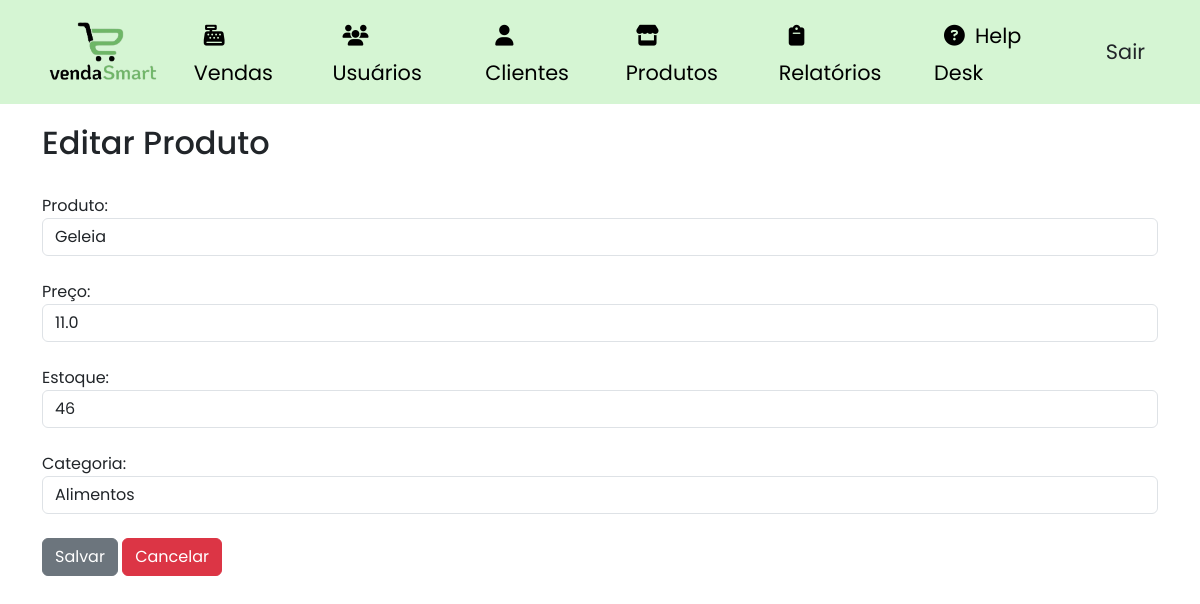
The page /editar-produto/1 (signed in) on the database as committed earlier.
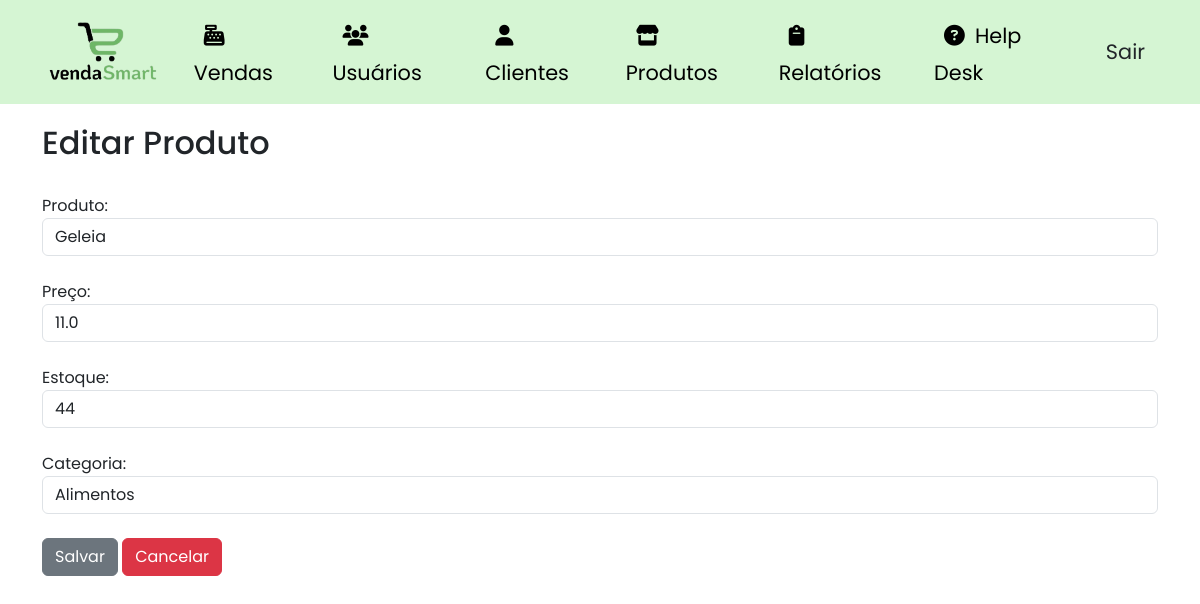
The same page on the database as committed later.
### site_atividade/models/__init__.py (models this page shows, shortened)
class Produtos(database.Model):
    id_produtos = database.Column(database.Integer, primary_key=True)
    produto = database.Column(database.String, nullable=False)
    marca = database.Column(database.String, nullable=False)
    preco_aquisicao = database.Column(database.Float, nullable=False)
    preco = database.Column(database.Float, nullable=False)
    estoque = database.Column(database.Integer, nullable=False)
    margem_lucro = database.Column(database.Float, nullable=True)
    categoria_fk = database.Column(database.Integer, database.ForeignKey('categoria.id_categoria'), nullable=False)
    itens_venda = database.relationship('ItemVenda', backref='produto')

class Categoria(database.Model):
    id_categoria = database.Column(database.Integer, primary_key=True)
    categoria = database.Column(database.String, nullable=False)
    produtos = database.relationship('Produtos', backref='categoria', lazy=True)

### site_atividade/routers/__init__.py (the view, shortened to what this page needs)
@app.route("/editar-produto/<int:id>", methods=['GET', 'POST'])
@login_required
def editar_produto(id):
    produto = Produtos.query.get(id)
    categorias = Categoria.query.all()
    return render_template('editar_produto.html', produto=produto, categorias=categorias)

### site_atividade/models/__init__.py (called while the page is built)
@login_manager.user_loader
def load_usuario(id_usuario):
    return Usuario.query.get(int(id_usuario))

### site_atividade/templates/editar_produto.html
{% extends 'base.html' %}
{% block body %}
<div class="container theme-showcase" role="main">
    <br>
    <div class="page-header">
        <h2 class="box-title col-md-12">Editar Produto</h2>
    </div>
    <br>
    <form method="post" action="{{ url_for('editar_produto', id=produto.id_produtos) }}">
        <div class="form-group">
            <label for="produto">Produto:</label>
            <input type="text" class="form-control" id="produto" name="produto" value="{{ produto.produto }}">
        </div>
        <br>
        <div class="form-group">
            <label for="preco">Preço:</label>
            <input type="number" class="form-control" id="preco" name="preco" step="0.01" min="0" value="{{ produto.preco }}">
        </div>
        <br>
        <div class="form-group">
            <label for="estoque">Estoque:</label>
            <input type="number" class="form-control" id="estoque" name="estoque" min="0" value="{{ produto.estoque }}">
        </div>
        <br>
        <div class="form-group">
            <label for="categoria">Categoria:</label>
            <select class="form-control" id="categoria" name="categoria_fk">
                {% for categoria in categorias %}
                <option value="{{ categoria.id_categoria }}" {% if produto.categoria_fk == categoria.id_categoria %}selected{% endif %}>{{ categoria.categoria }}</option>
                {% endfor %}
            </select>
        </div>
        <br>
        <button type="submit" class="btn btn-Secondary">Salvar</button>
        <a href="{{ url_for('produtos') }}" class="btn btn-Danger">Cancelar</a>
    </form>
</div>
{% endblock %}

Rows that differ between the two databases and show on the page:
changed Produtos "Geleia": estoque "46" → "44"
